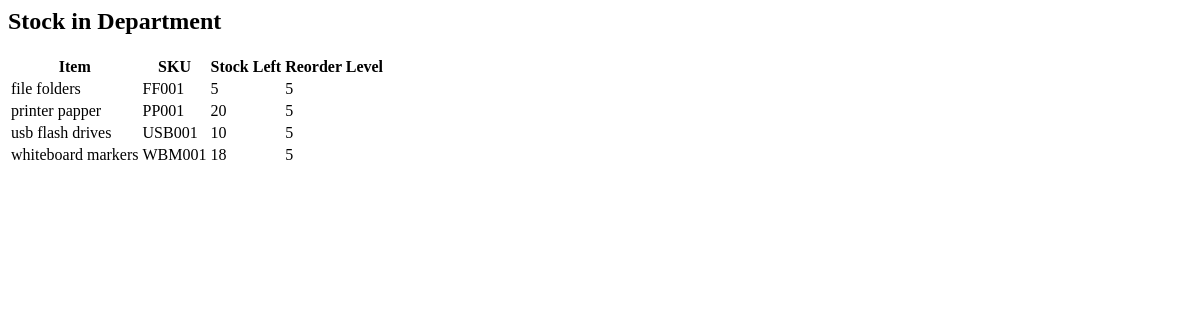
Before: /requisitions/stock/ (signed in) with the older database file.
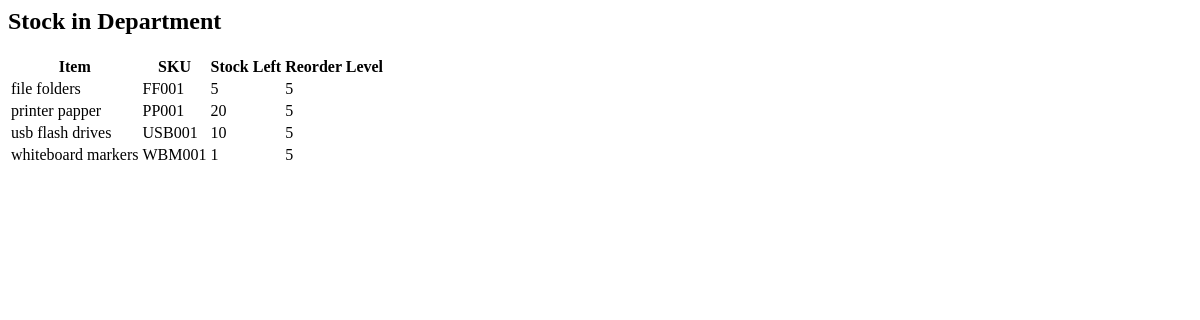
After: the same page with the newer database file.
### requisitions/models.py (models this page shows, shortened)
class Item(models.Model):
    name = models.CharField(max_length=200)
    sku = models.CharField(max_length=50, blank=True, null=True)
    unit = models.CharField(max_length=50, default='unit')
    description = models.TextField(blank=True)
    reorder_level = models.PositiveIntegerField(default=5)
    stock = models.PositiveIntegerField(default=0)

### requisitions/views.py (the view)
# urls.py: path('stock/', views.hod_view_stock, name='hod_view_stock'),
@login_required
def hod_view_stock(request):
    if not (request.user.is_staff or request.user.profile.role == 'head'):
        from django.core.exceptions import PermissionDenied
        raise PermissionDenied
    items = Item.objects.all().order_by('name')
    return render(request, "requisitions/hod_stock.html", {"items": items})

### requisitions/templates/requisitions/hod_stock.html
<h2>Stock in Department</h2>
<table>
    <tr>
        <th>Item</th>
        <th>SKU</th>
        <th>Stock Left</th>
        <th>Reorder Level</th>
    </tr>
    {% for item in items %}
    <tr>
        <td>{{ item.name }}</td>
        <td>{{ item.sku }}</td>
        <td>{{ item.stock }}</td>
        <td>{{ item.reorder_level }}</td>
    </tr>
    {% endfor %}
</table>

Changed rows visible on the page:
changed Item "whiteboard markers": stock "18" → "1"
